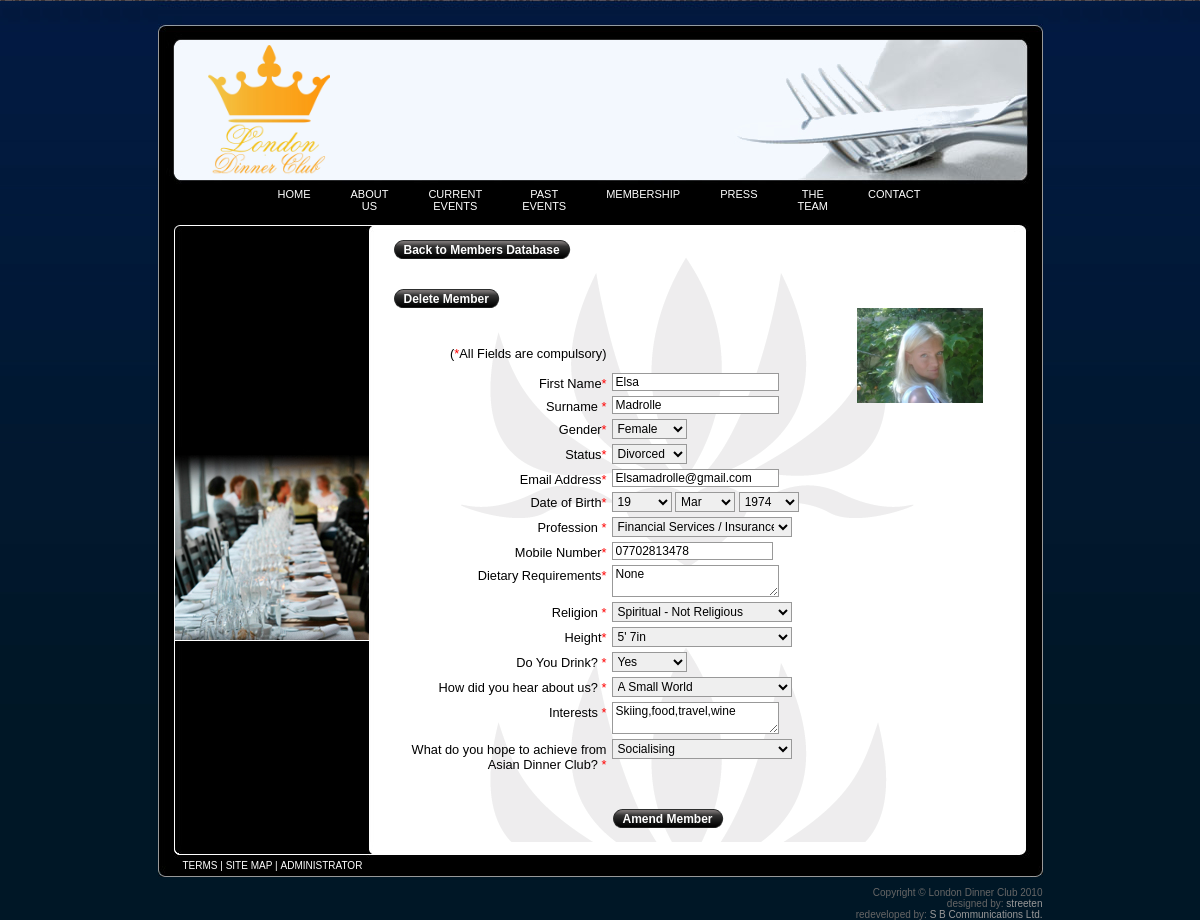
Page /admin/memberamend.php?edit=770 on the committed database.
### tables this page shows
CREATE TABLE `Members` (
  `ID` int(10) NOT NULL default '0',
  `Forename` varchar(56) NOT NULL default '',
  `Surname` varchar(56) NOT NULL default '',
  `Gender` varchar(6) NOT NULL default '',
  `Status` varchar(28) NOT NULL default '',
  `EmailAddress` varchar(128) NOT NULL default '',
  `DOB` varchar(10) NOT NULL default '',
  `Profession` text NOT NULL,
  `Mobile` varchar(15) NOT NULL default '',
  `DietaryReq` text NOT NULL,
  `Religion` varchar(56) NOT NULL default '',
  `Height` varchar(26) NOT NULL default '',
  `Drink` varchar(4) NOT NULL default '',
  `HeardFrom` varchar(26) NOT NULL default '',
  `Interests` text NOT NULL,
  `Achieve` varchar(32) NOT NULL default '',
  `Cities` varchar(56) NOT NULL,
  `Image_Path` varchar(128) NOT NULL,
  `DateJoined` varchar(16) NOT NULL default '',
  `Approved` char(3) NOT NULL default '',
  `DateExpire` varchar(32) NOT NULL,
  PRIMARY KEY  (`ID`)
);

### admin/memberamend.php (the view, shortened to what the rows shown need)
<!DOCTYPE html PUBLIC "-//W3C//DTD XHTML 1.0 Transitional//EN" "http://www.w3.org/TR/xhtml1/DTD/xhtml1-transitional.dtd">
<html xmlns="http://www.w3.org/1999/xhtml">
<head>
<link href="../css/styles.css" rel="stylesheet" type="text/css" />
</head>
<body>
<div id="wrapper">
<div id="maincontent">
<div id="innercontent">
<div id="contentcol1">
<?php
if(isset($_GET['edit']))
{
	$editid = $_GET['edit'];
	$query4 = "SELECT * FROM Members WHERE ID = '$editid'";
	$result4 = mysql_query($query4) or die(mysql_error());
	$row3 = mysql_fetch_array($result4);
	$DOB = $row3['DOB'];
	$arrdate = split("/", $DOB);
	$dateday = $arrdate[0];
	$datemonth = $arrdate[1];
	$dateyear = $arrdate[2];
	$fore = $row3['Forename'];
	$sur = $row3['Surname'];
	$names = "$fore $sur";
	?>
	<table cellspacing='0' cellpadding='0' border='0'>
		<tr>
			<td><img src="../images/sumi_buttons_04.png" width="11" height="19" alt="" /></td>
			<td class='singlebutton'><a title='Back' href='membershipdatabase.php'>Back to Members Database</a></td>
			<td><img src="../images/sumi_buttons_06.png" width="11" height="19" alt="" /></td>
		</tr>
	</table>
	<br/><br/>
	<table cellspacing='0' cellpadding='0' border='0'>
		<tr>
			<td><img src="../images/sumi_buttons_04.png" width="11" height="19" alt="" /></td>
			<td class='singlebutton'><a title='Delete' onclick="if(confirm('Are you sure you want to delete this contact: <?php echo $names;?>?')){location.href='?delete=<?php echo $editid;?>';}else{window.location.reload(false);}">Delete Member</a></td>
			<td><img src="../images/sumi_buttons_06.png" width="11" height="19" alt="" /></td>
		</tr>
	</table>
	<form method="post" id="profileform" name="ContactForm">
		       <div id="regformwrap">
			    <div class='rowwrap'>
				<div class="cell-1">(<span class="style1">*</span>All Fields are compulsory)</div>
				 </div>
		          <div class="rowwrap">
	          </div>
	          <div class="rowwrap">
			  	            	<div class="cell-1">First Name<span class="style1">*</span> <span class="redasterisk" id="usrForename_mark" style="display:none;"> *</span></div>
			  	            <div class="cell-2">
			  	              <input class="text long" name="Forename" id="usrForename" value="<?php if(isset($_POST['Forename'])){echo $_POST['Forename'];}else{echo $row3['Forename'];}?>" type="text">
			  	            </div>
	          </div>
	          <div class="rowwrap">
			  	            <div class="cell-1">Surname <span class="style1">*</span><span class="redasterisk" id="usrSurname_mark" style="display:none;"> *</span></div>
			  	            <div class="cell-2">
			  	              <input class="text long" name="Surname" id="usrSurname" value="<?php if(isset($_POST['Surname'])){echo $_POST['Surname'];}else{echo $row3['Surname'];}?>" type="text">
			  	            </div>
	          </div>
	          <div class="rowwrap">
			  	            <div class="cell-1">Gender<span class="style1">*</span> <span class="redasterisk" id="usrGender_mark" style="display:none;"> *</span></div>
			  	            <div class="cell-2">
			  	            <?php $genderarr = array('Female', 'Male');?>
			  	              <select class="drop short" name="Gender" id="usrGender">
			  	               	<?php foreach($genderarr as $gen)
			  	               	{
			  	               		echo "<option value='$gen'"; if(isset($_POST['Gender'])){if($gen == $_POST['Gender']){echo "selected='selected'";}}else{if($gen == $row3['Gender']){ echo "selected='selected'"; }} echo ">$gen</option>";
			  	               	}?>
			  	              </select>
			  	            </div>
	          </div>
			  <div class="rowwrap">
			  <div class="cell-1">Status<span class="style1">*</span> <span class="redasterisk" id="usrStatus_mark" style="display:none;"> *</span></div>
			  <div class="cell-2">
				<select class="drop short" name="Status" id="usrStatus">
				  <option value="Divorced" <?php if(isset($_POST['Status'])){if($_POST['Status'] == 'Divorced'){echo "selected='selected'";}}else{if($row3['Status'] == 'Divorced'){echo "selected='selected'";}}?>>Divorced</option>
				</select>
			  </div>
          </div>
	          <div class="rowwrap">
			  	            <div class="cell-1">Email Address<span class="style1">*</span> <span class="redasterisk" id="usrEmailAddress_mark" style="display:none;"> *</span></div>
			  	            <div class="cell-2">
			  	              <input class="text long" name="EmailAddress" id="usrEmailAddress" value="<?php if(isset($_POST['EmailAddress'])){echo $_POST['EmailAddress'];}else{echo $row3['EmailAddress'];}?>" type="text" >
			  	            </div>
	          </div>
	          <div class="rowwrap">
			  	            <div class="cell-1">Date of Birth<span class="style1">*</span> <span class="redasterisk" id="usrDOB_day_mark" style="display:none;"> *</span></div>
			  	            <div class="cell-2">
			  	              <select name="Date_Day" id="usrDOB_day" class="drop date">
			  	                <?php 	for($days=1 ; $days<=31 ; $days++)
			  							{
			  								echo "<option value=\"$days\""; if(isset($_POST['Date_Day'])){if($_POST['Date_Day'] == $days){echo "selected='selected'";}}else{if ($dateday==$days){ echo "selected=\"selected\"";}} echo ">"; if(strlen($days)==1){echo "0";} echo "$days</option>";
			  							}
			  					?>
			  	              </select>
			  	              <select name="Date_Month" id="usrDOB_month" class="drop date">
			  	                <?php 	$months = array('Jan', 'Feb', 'Mar', 'Apr', 'May', 'Jun', 'Jul', 'Aug', 'Sep', 'Oct', 'Nov', 'Dec');
			  	                		for($month=1 ; $month<=12 ; $month++)
			  							{
			  								$word = $month-1;
			  								echo "<option value=\"$month\""; if(isset($_POST['Date_Month'])){if($_POST['Date_Month'] == $month){echo "selected='selected'";}}else{if ($datemonth==$month){ echo "selected=\"selected\"";}} echo ">$months[$word]</option>";
			  							}
			  					?>
			  	              </select>
			  	              <select name="Date_Year" id="usrDOB_year" class="drop date">
			  	                <?php	for($year=1966 ; $year<=1990 ; $year++)
			  							{
			  								echo "<option value=\"$year\""; if(isset($_POST['Date_Year'])){if($_POST['Date_Year'] == $year){echo "selected='selected'";}}else{if ($dateyear==$year){ echo "selected=\"selected\"";}} echo ">$year</option>";
			  							}
			  					?>
			  	              </select>
			  	            </div>
	          </div>
	          <div class="rowwrap">
			  	            <div class="cell-1">Profession <span class="style1">*</span><span class="redasterisk" id="usrProfession_mark" style="display:none;"> *</span></div>
			  	            <div class="cell-2">
			  	            <?php $proarr = array('Not Specified', 'Academic', 'Accounting', 'Admin / Secretarial', 'Arts / Media', 'Company Director', 'Construction / Property Services', 'Consultant', 'Designer', 'Doctor / Medical', 'Financial Services / Insurance', 'Hospitality / Catering', 'Human Resources', 'IT / Computing', 'Legal', 'Leisure / Tourism', 'Military', 'Own Business', 'Political / Government', 'Sales and Marketing', 'Science / Technical', 'Teaching / Education', 'Writer / Journalist', 'Other');?>
			  	              <select class="drop long" name="Profession" id="usrProfession" value="profession">
			  	                <?php foreach($proarr as $pro)
			  	                {
			  	                	echo "<option value='$pro'"; if(isset($_POST['Profession'])){if($_POST['Profession'] == $pro){echo "selected='selected'";}}else{if($pro == $row3['Profession']){ echo "selected='selected'"; }} echo ">$pro</option>";
			  	                }?>
			  	              </select>
			  	            </div>
	          </div>
	          <div class="rowwrap">
			  	           <div class="cell-1">Mobile Number<span class="style1">*</span><span class="redasterisk" id="usrPhone_mark" style="display:none;"> *</span></div>
			  	            <div class="cell-2">
			  	              <input type="text" size="20" class="text phone" name="Mobile" id="usrPhone" value="<?php if(isset($_POST['Mobile'])){echo $_POST['Mobile'];}else{ echo $row3['Mobile'];}?>">
			  	            </div>
			  	          </div>
			  	          <div class="rowwrap">
			  	            <div class="cell-1">Dietary Requirements<span class="style1">*</span></div>
			  	            <div class="cell-2">
			  	              <textarea name="DietaryReq" cols="20" class="text long" id="usrDietary"><?php if(isset($_POST['DietaryReq'])){echo $_POST['DietaryReq'];}else{echo $row3['DietaryReq'];}?></textarea>
			  	            </div>
			  	          </div>
			  			       <div class="rowwrap">
			  	            <div class="cell-1">Religion <span class="style1">*</span><span class="redasterisk" id="usrReligion_mark" style="display:none;"> *</span></div>
			  	            <div class="cell-2">
			  	            <?php $relarr = array('Christian', 'Jewish', 'Spiritual - Not Religious', 'Hindu', 'Sikh', 'Muslim', 'No Religion', 'Other');?>
			  	              <select class="drop long" name="Religion" id="usrReligion">
			  	                <?php foreach($relarr as $rel)
			  	                {
			  	                	echo "<option value='$rel'"; if(isset($_POST['Religion'])){if($_POST['Religion'] == $rel){echo "selected='selected'";}}else{if($rel == $row3['Religion']){ echo "selected='selected'"; }} echo ">$rel</option>";
			  	                }?>
			  	              </select>
			  	            </div>
			  	          </div>
			  			  		       <div class="rowwrap">
			  	            <div class="cell-1">Height<span class="style1">*</span><span class="redasterisk" id="usrHeight_mark" style="display:none;"> *</span></div>
			  	            <div class="cell-2">
			  	            <?php $heigarr = array("4' 11in", "4' 12in", "5' 0in", "5' 1in", "5 '2in", "5' 3in", "5' 4in", "5' 5in", "5' 6in", "5' 7in", "5' 8in", "5' 9in", "5' 10in", "5' 11in", "6' 0in", "6' 1in", "6' 2in", "6' 3in", "6' 4in", "6' 5in", "6'6in", "6'7in");?>
			  	              <select class="drop long" name="Height" id="usrHeight">
			  	                <?php foreach($heigarr as $heig)
			  	                {
			  	                	echo "<option value=\"$heig\""; if(isset($_POST['Height'])){if($_POST['Height'] == $heig){echo "selected='selected'";}}else{if($heig == $row3['Height']){ echo "selected='selected'"; }} echo ">$heig</option>";
			  	                }?>
			  	              </select>
			  	            </div>
			  	          </div>
			  	          <div class="rowwrap">
			  	            <div class="cell-1">Do You Drink? <span class="style1">*</span><span class="redasterisk" id="usrDrink_mark" style="display:none;"> *</span></div>
			  	            <div class="cell-2">
			  	              <select class="drop short" name="Drink" id="usrDrink">
			  	                <?php $drarr = array('Yes', 'No');
			  	                foreach($drarr as $dr)
			  	                {
			  	                	echo "<option value='$dr'"; if(isset($_POST['Drink'])){if($_POST['Drink'] == $dr){echo "selected='selected'";}}else{if($dr == $row3['Drink']){ echo "selected='selected'"; }} echo ">$dr</option>";
			  	                }?>
			  	              </select>
			  	            </div>
			  	          </div>
			  	          <div class="rowwrap">
			  	            <div class="cell-1">How did you hear about us?  <span class="style1">*</span><span class="redasterisk" id="usrHear_mark" style="display:none;"> *</span></div>
			  	            <div class="cell-2">
			  	              <select class="drop long" name="HeardFrom" id="usrHear">
			  	                <?php $heararr = array('Google', 'Friend', 'A Small World', 'Magazine', 'Newspaper', 'Decayenne');
			  	                foreach($heararr as $hear)
			  	               	{
			  	               		echo "<option value='$hear'"; if(isset($_POST['HeardFrom'])){if($_POST['HeardFrom'] == $hear){echo "selected='selected'";}}else{if($hear == $row3['HeardFrom']){ echo "selected='selected'"; }} echo ">$hear</option>";
			  	               	}?>
			  	              </select>
			  	            </div>
			  	          </div>
			  	          <div class="rowwrap">
			  	            <div class="cell-1">Interests <span class="style1">*</span><span class="redasterisk" id="usrInterests_mark" style="display:none;"> *</span></div>
			  	            <div class="cell-2">
			  	              <textarea name="Interests" cols="20" class="text long" id="usrInterests"><?php if(isset($_POST['Interests'])){echo $_POST['Interests'];}else{ echo $row3['Interests'];}?></textarea>
			  	            </div>
			  	          </div>
			  	          <div class="rowwrap">
						  		              <div class="cell-1">What do you hope to achieve from Asian Dinner Club? <span class="style1">*</span><span class="redasterisk" id="usrAchieve_mark" style="display:none;"> *</span></div>
						  		              <div class="cell-2">
						  		                <select class="drop long" name="Achieve" id="usrAchieve">
						  		                  <?php $acharr = array('Friendship', 'Socialising', 'Serious Relationship', 'Networking');
						  		                  foreach($acharr as $ach)
						  		                  {
								  		          		echo "<option value='$ach'"; if(isset($_POST['Achieve'])){if($_POST['Achieve'] == $ach){echo "selected='selected'";}}else{if($ach == $row3['Achieve']){ echo "selected='selected'"; }} echo ">$ach</option>";
								  		          }?>
						  		                </select>
						  		              </div>
          </div>
			  	          <div class="rowwrap">
			  	            <div class="cell-1">&nbsp;</div>
			  	          </div>
			  	          <div class="rowwrap submitbutton">
			  	           <div class="cell-1">&nbsp;</div>
			  	            <div class="cell-2">
			  	              <table cellspacing='0' cellpadding='0' border='0'>
							  				<tr>
							  					<td><img src="../images/sumi_buttons_04.png" width="11" height="19" alt=""></td>
							  					<td class='singlebutton'><a title='Amend' onclick="javascript:document.ContactForm.submit();" href='#'>Amend Member</a></td>
							      				<td><img src="../images/sumi_buttons_06.png" width="11" height="19" alt=""></td>
							    				</tr>
  			</table>
			  	            </div>
			  	          </div>
			  	          <div class="rowwrap submitbutton">          </div>
			  	    </div>
					<div align='right'><?php if($row3['Image_Path']!=''){?><img src="../member/images/<?php echo $row3['Image_Path'];?>" alt="<?php echo $names;?>" border='0' width='126' /><?php }else{ echo "NO PHOTO AVAILABLE";}?></div>
	 </form>
<?php
}?>
</div>
</div>
</div>
</div>
</body>
</html>

### rows in the picture
members: Forename "Elsa", Surname "Madrolle", Gender "Female", Status "Divorced", EmailAddress "Elsamadrolle@gmail.com", Date_Day "19", Date_Month "Mar", Date_Year "1974", Profession "Financial Services / Insurance", Mobile "07702813478", DietaryReq "None", Religion "Spiritual - Not Religious", Height "5' 7in", Drink "Yes", HeardFrom "A Small World", Interests "Skiing,food,travel,wine", Achieve "Socialising", Image_Path (picture)
